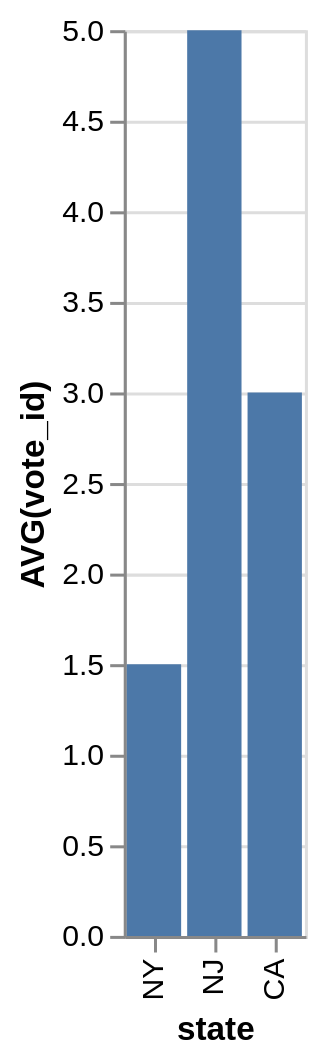

The Vega-Lite source for this figure:
### Vega-Lite specification from a JSON file in a GitHub repository (floating-point values rounded to 4 significant figures)
{"data": {"values": [{"x_data": "NY", "y_data": 1.5}, {"x_data": "NJ\n", "y_data": 5}, {"x_data": "CA", "y_data": 3}]}, "mark": "bar", "encoding": {"x": {"field": "x_data", "type": "nominal", "title": "state", "sort": "descending"}, "y": {"field": "y_data", "type": "quantitative", "title": "AVG(vote_id)"}}}
